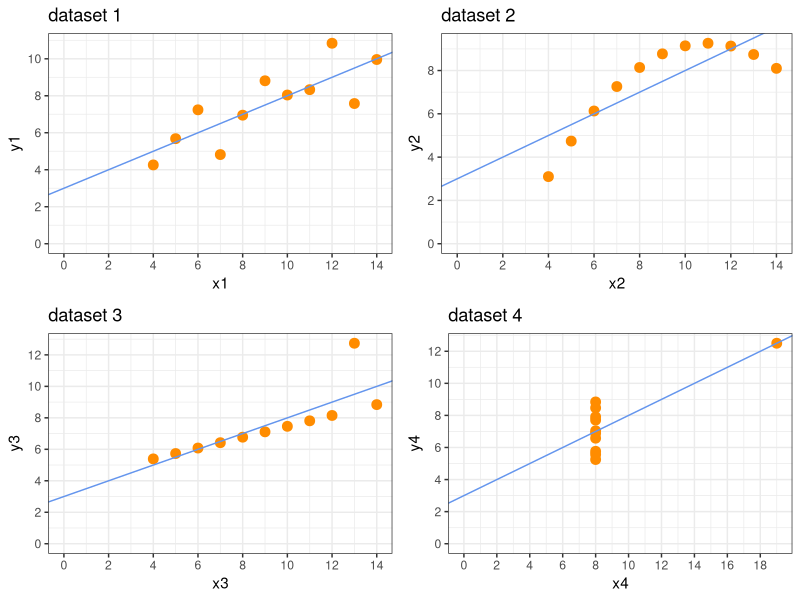

Generate this figure with R:
library(ggplot2)
library(dplyr)
library(plyr)
library(gridExtra)


str(anscombe)
ans_x_mean <- anscombe %>%
  select(x1,x2,x3,x4) %>%
  summarise_each(list(mean),x1,x2,x3,x4)
ans_x_mean

ans_y_mean <- anscombe %>%
  select(y1,y2,y3,y4) %>%
  summarise_each(list(mean),y1,y2,y3,y4)
ans_y_mean

ans_x_var <- anscombe %>%
  select(x1,x2,x3,x4) %>%
  summarise_each(list(var),x1,x2,x3,x4)
ans_x_var

ans_y_var <- anscombe %>%
  select(y1,y2,y3,y4) %>%
  summarise_each(list(var),y1,y2,y3,y4)
ans_y_var

p1<- ggplot(anscombe) +
  geom_point(aes(x=x1, y=y1), color="darkorange",size=3) +
  theme_bw() +
  scale_x_continuous(breaks = seq(0,20,2)) +
  scale_y_continuous(breaks = seq(0,20,2)) +
  geom_abline(intercept = 3, slope = 0.5, color="cornflowerblue")+
  expand_limits(x=0, y=0) +
  labs(title = "dataset 1")

p2<- ggplot(anscombe) +
  geom_point(aes(x=x2, y=y2), color="darkorange",size=3) +
  theme_bw() +
  scale_x_continuous(breaks = seq(0,20,2)) +
  scale_y_continuous(breaks = seq(0,20,2)) +
  geom_abline(intercept = 3, slope = 0.5, color="cornflowerblue")+
  expand_limits(x=0, y=0) +
  labs(title = "dataset 2")

p3<- ggplot(anscombe) +
  geom_point(aes(x=x3, y=y3), color="darkorange",size=3) +
  theme_bw() +
  scale_x_continuous(breaks = seq(0,20,2)) +
  scale_y_continuous(breaks = seq(0,20,2)) +
  geom_abline(intercept = 3, slope = 0.5, color="cornflowerblue")+
  expand_limits(x=0, y=0) +
  labs(title = "dataset 3")

p4<- ggplot(anscombe) +
  geom_point(aes(x=x4, y=y4), color="darkorange",size=3) +
  theme_bw() +
  scale_x_continuous(breaks = seq(0,20,2)) +
  scale_y_continuous(breaks = seq(0,20,2)) +
  geom_abline(intercept = 3, slope = 0.5, color="cornflowerblue")+
  expand_limits(x=0, y=0) +
  labs(title = "dataset 4")



par(mfrow=c(2,2))

grid.arrange(p1,p2,p3,p4)





































































